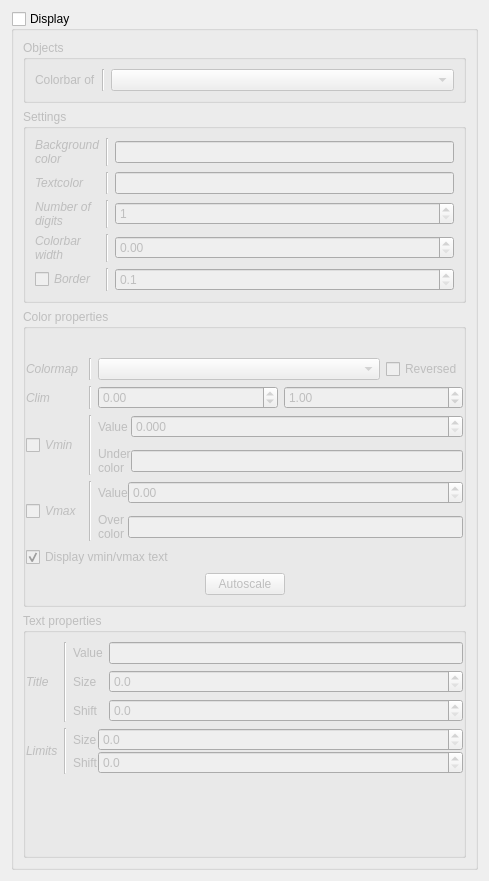
<?xml version="1.0" encoding="UTF-8"?>
<ui version="4.0">
 <class>Form</class>
 <widget class="QWidget" name="Form">
  <property name="geometry">
   <rect>
    <x>0</x>
    <y>0</y>
    <width>489</width>
    <height>881</height>
   </rect>
  </property>
  <property name="windowTitle">
   <string>Form</string>
  </property>
  <layout class="QVBoxLayout" name="verticalLayout">
   <item>
    <widget class="QGroupBox" name="_cbar_grp">
     <property name="title">
      <string>Display</string>
     </property>
     <property name="checkable">
      <bool>true</bool>
     </property>
     <property name="checked">
      <bool>false</bool>
     </property>
     <layout class="QVBoxLayout" name="verticalLayout_10">
      <item>
       <layout class="QVBoxLayout" name="CbarLayout">
        <property name="topMargin">
         <number>0</number>
        </property>
        <item>
         <widget class="QGroupBox" name="groupBox_4">
          <property name="title">
           <string>Objects</string>
          </property>
          <layout class="QVBoxLayout" name="verticalLayout_7">
           <item>
            <layout class="QGridLayout" name="gridLayout_9">
             <item row="0" column="2">
              <widget class="QComboBox" name="object">
               <property name="toolTip">
                <string>&lt;html&gt;&lt;head/&gt;&lt;body&gt;&lt;p&gt;Colorbar object to control&lt;/p&gt;&lt;/body&gt;&lt;/html&gt;</string>
               </property>
              </widget>
             </item>
             <item row="0" column="1">
              <widget class="Line" name="line_12">
               <property name="orientation">
                <enum>Qt::Vertical</enum>
               </property>
              </widget>
             </item>
             <item row="0" column="0">
              <widget class="QLabel" name="label_18">
               <property name="text">
                <string>Colorbar of</string>
               </property>
              </widget>
             </item>
             <item row="1" column="2">
              <spacer name="horizontalSpacer">
               <property name="orientation">
                <enum>Qt::Horizontal</enum>
               </property>
               <property name="sizeHint" stdset="0">
                <size>
                 <width>40</width>
                 <height>0</height>
                </size>
               </property>
              </spacer>
             </item>
            </layout>
           </item>
          </layout>
         </widget>
        </item>
        <item>
         <widget class="QGroupBox" name="groupBox_3">
          <property name="title">
           <string>Settings</string>
          </property>
          <layout class="QVBoxLayout" name="verticalLayout_9">
           <item>
            <layout class="QGridLayout" name="gridLayout_7">
             <item row="4" column="0">
              <widget class="QCheckBox" name="border">
               <property name="font">
                <font>
                 <italic>true</italic>
                </font>
               </property>
               <property name="toolTip">
                <string>&lt;html&gt;&lt;head/&gt;&lt;body&gt;&lt;p&gt;Display / hide the border of the colorbar&lt;/p&gt;&lt;/body&gt;&lt;/html&gt;</string>
               </property>
               <property name="text">
                <string>Border</string>
               </property>
              </widget>
             </item>
             <item row="1" column="1">
              <widget class="Line" name="line_7">
               <property name="orientation">
                <enum>Qt::Vertical</enum>
               </property>
              </widget>
             </item>
             <item row="4" column="2">
              <widget class="QDoubleSpinBox" name="bw">
               <property name="toolTip">
                <string>&lt;html&gt;&lt;head/&gt;&lt;body&gt;&lt;p&gt;Width of the border&lt;/p&gt;&lt;/body&gt;&lt;/html&gt;</string>
               </property>
               <property name="decimals">
                <number>1</number>
               </property>
               <property name="minimum">
                <double>0.100000000000000</double>
               </property>
              </widget>
             </item>
             <item row="3" column="2">
              <widget class="QDoubleSpinBox" name="width">
               <property name="toolTip">
                <string>&lt;html&gt;&lt;head/&gt;&lt;body&gt;&lt;p&gt;Width of the colorbar&lt;/p&gt;&lt;/body&gt;&lt;/html&gt;</string>
               </property>
               <property name="singleStep">
                <double>0.010000000000000</double>
               </property>
              </widget>
             </item>
             <item row="1" column="2">
              <widget class="QLineEdit" name="txtCol">
               <property name="toolTip">
                <string>&lt;html&gt;&lt;head/&gt;&lt;body&gt;&lt;p&gt;Color of the text and of the border (if shown)&lt;/p&gt;&lt;/body&gt;&lt;/html&gt;</string>
               </property>
              </widget>
             </item>
             <item row="2" column="2">
              <widget class="QSpinBox" name="ndigits">
               <property name="toolTip">
                <string>&lt;html&gt;&lt;head/&gt;&lt;body&gt;&lt;p&gt;Number of digits a fine control of clim/vmin/vmax&lt;/p&gt;&lt;/body&gt;&lt;/html&gt;</string>
               </property>
               <property name="minimum">
                <number>1</number>
               </property>
               <property name="maximum">
                <number>10</number>
               </property>
               <property name="value">
                <number>1</number>
               </property>
              </widget>
             </item>
             <item row="2" column="1">
              <widget class="Line" name="line_9">
               <property name="orientation">
                <enum>Qt::Vertical</enum>
               </property>
              </widget>
             </item>
             <item row="1" column="0">
              <widget class="QLabel" name="label_9">
               <property name="font">
                <font>
                 <italic>true</italic>
                </font>
               </property>
               <property name="text">
                <string>Textcolor</string>
               </property>
              </widget>
             </item>
             <item row="2" column="0">
              <widget class="QLabel" name="label_16">
               <property name="font">
                <font>
                 <italic>true</italic>
                </font>
               </property>
               <property name="text">
                <string>Number of
digits</string>
               </property>
              </widget>
             </item>
             <item row="3" column="1">
              <widget class="Line" name="line_10">
               <property name="orientation">
                <enum>Qt::Vertical</enum>
               </property>
              </widget>
             </item>
             <item row="0" column="2">
              <widget class="QLineEdit" name="bckCol">
               <property name="toolTip">
                <string>&lt;html&gt;&lt;head/&gt;&lt;body&gt;&lt;p&gt;Background color of the colorbar canvas&lt;/p&gt;&lt;/body&gt;&lt;/html&gt;</string>
               </property>
              </widget>
             </item>
             <item row="3" column="0">
              <widget class="QLabel" name="label_17">
               <property name="font">
                <font>
                 <italic>true</italic>
                </font>
               </property>
               <property name="text">
                <string>Colorbar
width</string>
               </property>
              </widget>
             </item>
             <item row="4" column="1">
              <widget class="Line" name="line_11">
               <property name="orientation">
                <enum>Qt::Vertical</enum>
               </property>
              </widget>
             </item>
             <item row="0" column="0">
              <widget class="QLabel" name="label_8">
               <property name="font">
                <font>
                 <italic>true</italic>
                </font>
               </property>
               <property name="text">
                <string>Background
color</string>
               </property>
              </widget>
             </item>
             <item row="0" column="1">
              <widget class="Line" name="line_6">
               <property name="orientation">
                <enum>Qt::Vertical</enum>
               </property>
              </widget>
             </item>
            </layout>
           </item>
          </layout>
         </widget>
        </item>
        <item>
         <widget class="QGroupBox" name="groupBox_2">
          <property name="title">
           <string>Color properties</string>
          </property>
          <layout class="QVBoxLayout" name="verticalLayout_4">
           <property name="leftMargin">
            <number>0</number>
           </property>
           <property name="rightMargin">
            <number>0</number>
           </property>
           <item>
            <layout class="QGridLayout" name="gridLayout">
             <item row="1" column="3">
              <widget class="QCheckBox" name="cmapRev">
               <property name="toolTip">
                <string>&lt;html&gt;&lt;head/&gt;&lt;body&gt;&lt;p&gt;Reverse the colormap's colors&lt;/p&gt;&lt;/body&gt;&lt;/html&gt;</string>
               </property>
               <property name="text">
                <string>Reversed</string>
               </property>
              </widget>
             </item>
             <item row="4" column="1">
              <widget class="Line" name="line_2">
               <property name="orientation">
                <enum>Qt::Vertical</enum>
               </property>
              </widget>
             </item>
             <item row="4" column="2" colspan="2">
              <widget class="QWidget" name="vmaxW" native="true">
               <layout class="QVBoxLayout" name="verticalLayout_3">
                <property name="spacing">
                 <number>0</number>
                </property>
                <property name="margin">
                 <number>0</number>
                </property>
                <item>
                 <layout class="QGridLayout" name="gridLayout_3">
                  <property name="verticalSpacing">
                   <number>9</number>
                  </property>
                  <item row="1" column="1">
                   <widget class="QLineEdit" name="over">
                    <property name="toolTip">
                     <string>&lt;html&gt;&lt;head/&gt;&lt;body&gt;&lt;p&gt;Every value under vmax are going to be set to this color&lt;/p&gt;&lt;/body&gt;&lt;/html&gt;</string>
                    </property>
                   </widget>
                  </item>
                  <item row="0" column="0">
                   <widget class="QLabel" name="label_5">
                    <property name="text">
                     <string>Value</string>
                    </property>
                   </widget>
                  </item>
                  <item row="0" column="1">
                   <widget class="QDoubleSpinBox" name="vmax">
                    <property name="toolTip">
                     <string>&lt;html&gt;&lt;head/&gt;&lt;body&gt;&lt;p&gt;Value of the maximum threshold&lt;/p&gt;&lt;/body&gt;&lt;/html&gt;</string>
                    </property>
                   </widget>
                  </item>
                  <item row="1" column="0">
                   <widget class="QLabel" name="label_6">
                    <property name="text">
                     <string>Over
color</string>
                    </property>
                   </widget>
                  </item>
                 </layout>
                </item>
               </layout>
              </widget>
             </item>
             <item row="2" column="0">
              <widget class="QLabel" name="label_2">
               <property name="font">
                <font>
                 <italic>true</italic>
                </font>
               </property>
               <property name="text">
                <string>Clim</string>
               </property>
              </widget>
             </item>
             <item row="1" column="1">
              <widget class="Line" name="line_4">
               <property name="orientation">
                <enum>Qt::Vertical</enum>
               </property>
              </widget>
             </item>
             <item row="1" column="0">
              <widget class="QLabel" name="label">
               <property name="font">
                <font>
                 <italic>true</italic>
                </font>
               </property>
               <property name="text">
                <string>Colormap</string>
               </property>
              </widget>
             </item>
             <item row="3" column="0">
              <widget class="QCheckBox" name="isvmin">
               <property name="font">
                <font>
                 <italic>true</italic>
                </font>
               </property>
               <property name="toolTip">
                <string>&lt;html&gt;&lt;head/&gt;&lt;body&gt;&lt;p&gt;Enable / Disable a minimum threshold&lt;/p&gt;&lt;/body&gt;&lt;/html&gt;</string>
               </property>
               <property name="text">
                <string>Vmin</string>
               </property>
              </widget>
             </item>
             <item row="0" column="2">
              <spacer name="horizontalSpacer_3">
               <property name="orientation">
                <enum>Qt::Horizontal</enum>
               </property>
               <property name="sizeHint" stdset="0">
                <size>
                 <width>40</width>
                 <height>20</height>
                </size>
               </property>
              </spacer>
             </item>
             <item row="1" column="2">
              <widget class="QComboBox" name="cmap">
               <property name="toolTip">
                <string>&lt;html&gt;&lt;head/&gt;&lt;body&gt;&lt;p&gt;Colormap to use&lt;/p&gt;&lt;/body&gt;&lt;/html&gt;</string>
               </property>
              </widget>
             </item>
             <item row="2" column="2" colspan="2">
              <widget class="QWidget" name="widget" native="true">
               <layout class="QHBoxLayout" name="horizontalLayout_4">
                <property name="margin">
                 <number>0</number>
                </property>
                <item>
                 <layout class="QHBoxLayout" name="horizontalLayout_3">
                  <item>
                   <widget class="QDoubleSpinBox" name="climm">
                    <property name="toolTip">
                     <string>&lt;html&gt;&lt;head/&gt;&lt;body&gt;&lt;p&gt;Minimum of the colorbar&lt;/p&gt;&lt;/body&gt;&lt;/html&gt;</string>
                    </property>
                    <property name="minimum">
                     <double>-16777215.000000000000000</double>
                    </property>
                    <property name="maximum">
                     <double>16777215.000000000000000</double>
                    </property>
                   </widget>
                  </item>
                  <item>
                   <widget class="QDoubleSpinBox" name="climM">
                    <property name="toolTip">
                     <string>&lt;html&gt;&lt;head/&gt;&lt;body&gt;&lt;p&gt;Maximum of the colorbar&lt;/p&gt;&lt;/body&gt;&lt;/html&gt;</string>
                    </property>
                    <property name="minimum">
                     <double>-16777215.000000000000000</double>
                    </property>
                    <property name="maximum">
                     <double>16777215.000000000000000</double>
                    </property>
                    <property name="value">
                     <double>1.000000000000000</double>
                    </property>
                   </widget>
                  </item>
                 </layout>
                </item>
               </layout>
              </widget>
             </item>
             <item row="2" column="1">
              <widget class="Line" name="line_3">
               <property name="orientation">
                <enum>Qt::Vertical</enum>
               </property>
              </widget>
             </item>
             <item row="5" column="0" colspan="4">
              <widget class="QCheckBox" name="limTxt">
               <property name="toolTip">
                <string>&lt;html&gt;&lt;head/&gt;&lt;body&gt;&lt;p&gt;Display vmin/vmax on the colorbar&lt;/p&gt;&lt;/body&gt;&lt;/html&gt;</string>
               </property>
               <property name="text">
                <string>Display vmin/vmax text</string>
               </property>
               <property name="checked">
                <bool>true</bool>
               </property>
              </widget>
             </item>
             <item row="3" column="1">
              <widget class="Line" name="line">
               <property name="orientation">
                <enum>Qt::Vertical</enum>
               </property>
              </widget>
             </item>
             <item row="3" column="2" colspan="2">
              <widget class="QWidget" name="vminW" native="true">
               <layout class="QVBoxLayout" name="verticalLayout_2">
                <property name="spacing">
                 <number>0</number>
                </property>
                <property name="margin">
                 <number>0</number>
                </property>
                <item>
                 <layout class="QGridLayout" name="gridLayout_2">
                  <property name="verticalSpacing">
                   <number>9</number>
                  </property>
                  <item row="0" column="0">
                   <widget class="QLabel" name="label_3">
                    <property name="text">
                     <string>Value</string>
                    </property>
                   </widget>
                  </item>
                  <item row="0" column="1">
                   <widget class="QDoubleSpinBox" name="vmin">
                    <property name="toolTip">
                     <string>&lt;html&gt;&lt;head/&gt;&lt;body&gt;&lt;p&gt;Value of the minimum threshold&lt;/p&gt;&lt;/body&gt;&lt;/html&gt;</string>
                    </property>
                    <property name="decimals">
                     <number>3</number>
                    </property>
                   </widget>
                  </item>
                  <item row="1" column="0">
                   <widget class="QLabel" name="label_4">
                    <property name="text">
                     <string>Under
color</string>
                    </property>
                   </widget>
                  </item>
                  <item row="1" column="1">
                   <widget class="QLineEdit" name="under">
                    <property name="toolTip">
                     <string>&lt;html&gt;&lt;head/&gt;&lt;body&gt;&lt;p&gt;Every values over vmin are going to be set to this color&lt;/p&gt;&lt;/body&gt;&lt;/html&gt;</string>
                    </property>
                   </widget>
                  </item>
                 </layout>
                </item>
               </layout>
              </widget>
             </item>
             <item row="4" column="0">
              <widget class="QCheckBox" name="isvmax">
               <property name="font">
                <font>
                 <italic>true</italic>
                </font>
               </property>
               <property name="toolTip">
                <string>&lt;html&gt;&lt;head/&gt;&lt;body&gt;&lt;p&gt;Enable / Disable a maximum threshold&lt;/p&gt;&lt;/body&gt;&lt;/html&gt;</string>
               </property>
               <property name="text">
                <string>Vmax</string>
               </property>
              </widget>
             </item>
             <item row="6" column="0" colspan="4">
              <widget class="QWidget" name="widget_2" native="true">
               <property name="minimumSize">
                <size>
                 <width>0</width>
                 <height>0</height>
                </size>
               </property>
               <layout class="QHBoxLayout" name="horizontalLayout">
                <property name="spacing">
                 <number>0</number>
                </property>
                <property name="margin">
                 <number>0</number>
                </property>
                <item>
                 <spacer name="horizontalSpacer_4">
                  <property name="orientation">
                   <enum>Qt::Horizontal</enum>
                  </property>
                  <property name="sizeHint" stdset="0">
                   <size>
                    <width>40</width>
                    <height>20</height>
                   </size>
                  </property>
                 </spacer>
                </item>
                <item>
                 <widget class="QPushButton" name="autoscale">
                  <property name="toolTip">
                   <string>&lt;html&gt;&lt;head/&gt;&lt;body&gt;&lt;p&gt;Automatically scale the colorbar limits to fit with the (minimum, maximum) of currently displayed object&lt;/p&gt;&lt;/body&gt;&lt;/html&gt;</string>
                  </property>
                  <property name="text">
                   <string>Autoscale</string>
                  </property>
                 </widget>
                </item>
                <item>
                 <spacer name="horizontalSpacer_5">
                  <property name="orientation">
                   <enum>Qt::Horizontal</enum>
                  </property>
                  <property name="sizeHint" stdset="0">
                   <size>
                    <width>40</width>
                    <height>20</height>
                   </size>
                  </property>
                 </spacer>
                </item>
               </layout>
              </widget>
             </item>
            </layout>
           </item>
          </layout>
         </widget>
        </item>
        <item>
         <widget class="QGroupBox" name="groupBox">
          <property name="title">
           <string>Text properties</string>
          </property>
          <layout class="QVBoxLayout" name="verticalLayout_5">
           <property name="leftMargin">
            <number>0</number>
           </property>
           <property name="rightMargin">
            <number>0</number>
           </property>
           <item>
            <layout class="QGridLayout" name="gridLayout_4">
             <item row="0" column="1">
              <widget class="Line" name="line_5">
               <property name="orientation">
                <enum>Qt::Vertical</enum>
               </property>
              </widget>
             </item>
             <item row="0" column="2">
              <widget class="QWidget" name="widget_3" native="true">
               <layout class="QVBoxLayout" name="verticalLayout_6">
                <property name="margin">
                 <number>0</number>
                </property>
                <item>
                 <layout class="QGridLayout" name="gridLayout_5">
                  <item row="0" column="1">
                   <widget class="QLineEdit" name="cblabel">
                    <property name="toolTip">
                     <string>&lt;html&gt;&lt;head/&gt;&lt;body&gt;&lt;p&gt;Title of the colorbar&lt;/p&gt;&lt;/body&gt;&lt;/html&gt;</string>
                    </property>
                   </widget>
                  </item>
                  <item row="1" column="0">
                   <widget class="QLabel" name="label_11">
                    <property name="text">
                     <string>Size</string>
                    </property>
                   </widget>
                  </item>
                  <item row="0" column="0">
                   <widget class="QLabel" name="label_10">
                    <property name="text">
                     <string>Value</string>
                    </property>
                   </widget>
                  </item>
                  <item row="1" column="1">
                   <widget class="QDoubleSpinBox" name="cbTxtSz">
                    <property name="toolTip">
                     <string>&lt;html&gt;&lt;head/&gt;&lt;body&gt;&lt;p&gt;Text size of the colorbar label&lt;/p&gt;&lt;/body&gt;&lt;/html&gt;</string>
                    </property>
                    <property name="decimals">
                     <number>1</number>
                    </property>
                   </widget>
                  </item>
                  <item row="2" column="0">
                   <widget class="QLabel" name="label_13">
                    <property name="text">
                     <string>Shift</string>
                    </property>
                   </widget>
                  </item>
                  <item row="2" column="1">
                   <widget class="QDoubleSpinBox" name="cbTxtSh">
                    <property name="toolTip">
                     <string>&lt;html&gt;&lt;head/&gt;&lt;body&gt;&lt;p&gt;Shift between the colorbar and the text&lt;/p&gt;&lt;/body&gt;&lt;/html&gt;</string>
                    </property>
                    <property name="decimals">
                     <number>1</number>
                    </property>
                    <property name="singleStep">
                     <double>0.100000000000000</double>
                    </property>
                   </widget>
                  </item>
                 </layout>
                </item>
               </layout>
              </widget>
             </item>
             <item row="0" column="0">
              <widget class="QLabel" name="label_7">
               <property name="font">
                <font>
                 <italic>true</italic>
                </font>
               </property>
               <property name="text">
                <string>Title</string>
               </property>
              </widget>
             </item>
             <item row="1" column="0">
              <widget class="QLabel" name="label_12">
               <property name="font">
                <font>
                 <italic>true</italic>
                </font>
               </property>
               <property name="text">
                <string>Limits</string>
               </property>
              </widget>
             </item>
             <item row="1" column="1">
              <widget class="Line" name="line_8">
               <property name="orientation">
                <enum>Qt::Vertical</enum>
               </property>
              </widget>
             </item>
             <item row="1" column="2">
              <widget class="QWidget" name="widget_4" native="true">
               <layout class="QVBoxLayout" name="verticalLayout_8">
                <property name="spacing">
                 <number>0</number>
                </property>
                <property name="margin">
                 <number>0</number>
                </property>
                <item>
                 <layout class="QGridLayout" name="gridLayout_6">
                  <item row="1" column="1">
                   <widget class="QDoubleSpinBox" name="txtSh">
                    <property name="toolTip">
                     <string>&lt;html&gt;&lt;head/&gt;&lt;body&gt;&lt;p&gt;Shift between the colorbar and limits (clim / vmin / vmax)&lt;/p&gt;&lt;/body&gt;&lt;/html&gt;</string>
                    </property>
                    <property name="decimals">
                     <number>1</number>
                    </property>
                    <property name="singleStep">
                     <double>0.100000000000000</double>
                    </property>
                   </widget>
                  </item>
                  <item row="0" column="1">
                   <widget class="QDoubleSpinBox" name="txtSz">
                    <property name="toolTip">
                     <string>&lt;html&gt;&lt;head/&gt;&lt;body&gt;&lt;p&gt;Text size of limits (clim / vmin / vmax)&lt;/p&gt;&lt;/body&gt;&lt;/html&gt;</string>
                    </property>
                    <property name="decimals">
                     <number>1</number>
                    </property>
                   </widget>
                  </item>
                  <item row="0" column="0">
                   <widget class="QLabel" name="label_14">
                    <property name="text">
                     <string>Size</string>
                    </property>
                   </widget>
                  </item>
                  <item row="1" column="0">
                   <widget class="QLabel" name="label_15">
                    <property name="text">
                     <string>Shift</string>
                    </property>
                   </widget>
                  </item>
                  <item row="2" column="1">
                   <spacer name="horizontalSpacer_2">
                    <property name="orientation">
                     <enum>Qt::Horizontal</enum>
                    </property>
                    <property name="sizeHint" stdset="0">
                     <size>
                      <width>40</width>
                      <height>0</height>
                     </size>
                    </property>
                   </spacer>
                  </item>
                 </layout>
                </item>
               </layout>
              </widget>
             </item>
            </layout>
           </item>
           <item>
            <spacer name="verticalSpacer">
             <property name="orientation">
              <enum>Qt::Vertical</enum>
             </property>
             <property name="sizeHint" stdset="0">
              <size>
               <width>20</width>
               <height>40</height>
              </size>
             </property>
            </spacer>
           </item>
          </layout>
         </widget>
        </item>
       </layout>
      </item>
     </layout>
    </widget>
   </item>
  </layout>
 </widget>
 <resources />
 <connections />
</ui>
